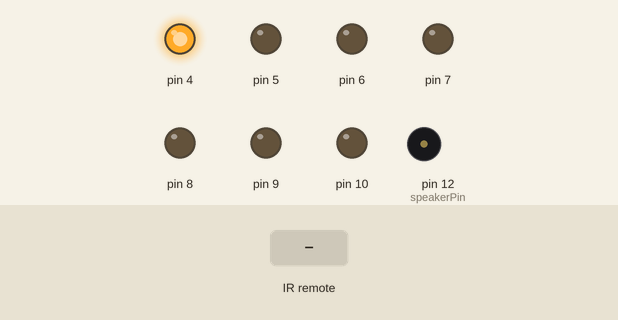
Simulated run of this sketch. Board: Arduino Uno, built with avr-gcc and run on an emulated ATmega328P. Parts: output pins drawn as LEDs (lit = HIGH), buzzer (waves = sounding). The test bench sets the inputs (shaded band).

Above: at 1.2 s.
1.3 s: infrared code 0xFFFFFFFF received
At 1.7 s:
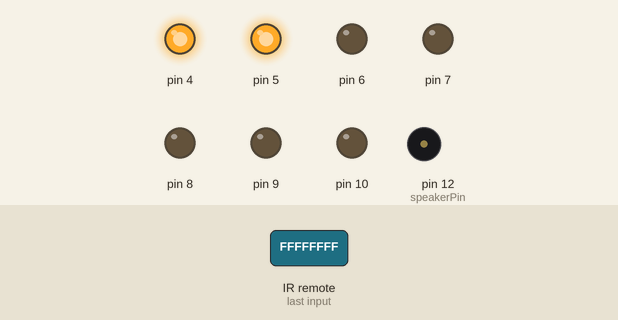
4.3 s: infrared code 0xFFA25D received
At 4.9 s:
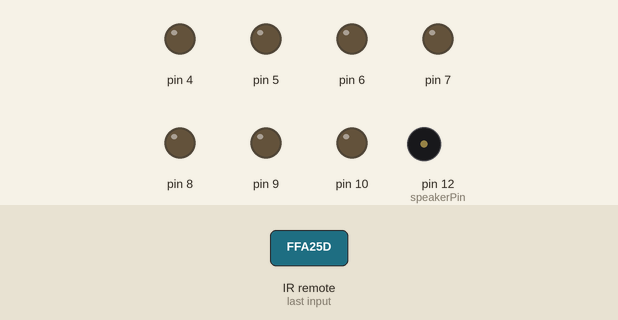
5.8 s: infrared code 0xFF629D received
At 7.0 s:
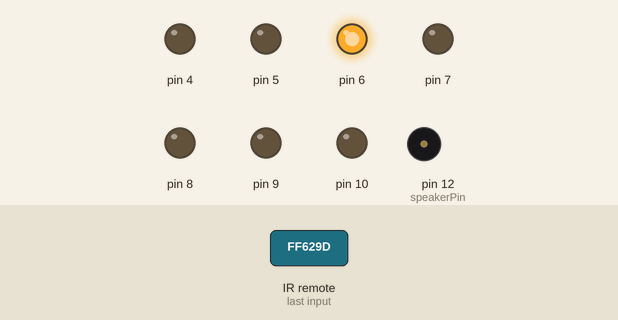
7.3 s: infrared code 0xFFE21D received
At 8.4 s:
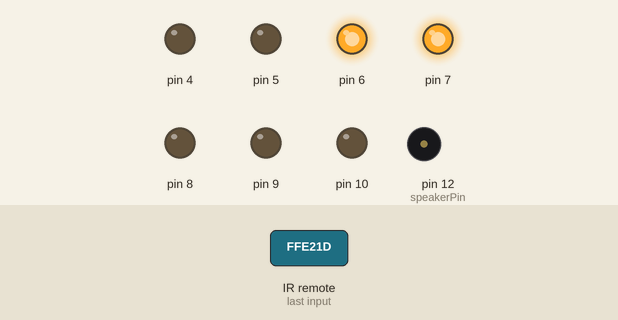
8.8 s: infrared code 0xFF22DD received
At 9.5 s:
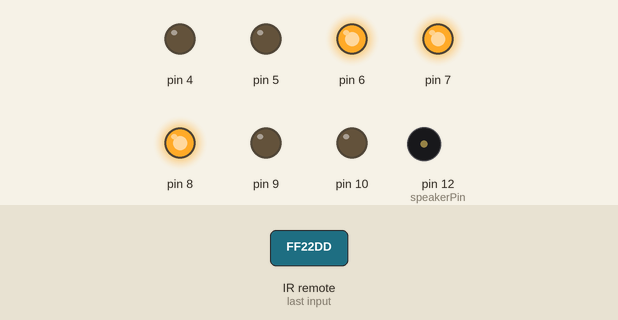
10.3 s: infrared code 0xFF02FD received
At 10.7 s:
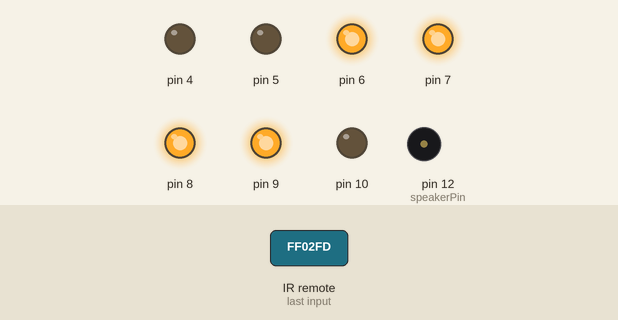
Timing chart, 0 to 12.8 s (numbered marks = the images above; inputs shaded):
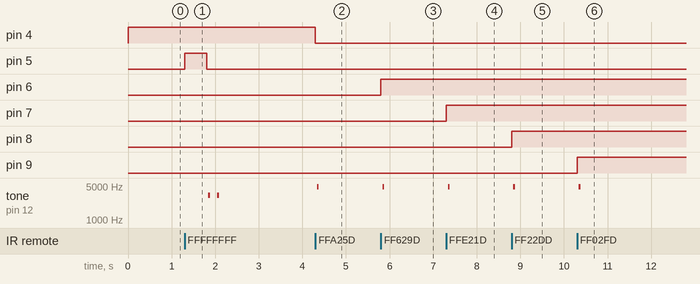

The sketch:

recepteurinfrarougecorrect.ino
```cpp
/*inclusion des bibliotèques utiles à ce projet*/
#include <IRremote.h> // include the IRremote library
#define RECEIVER_PIN 2 /* définir la broche du récepteur IR*/

/*#define outputCommand 8*/
/*byte sortie[outputCommand]; /*déclaration d'un tableau commandant 8 sorties*/
const byte multi= 4;
const byte defaut=5;
const byte circuitOrange = 6;
const byte circuitViolet = 7;
const byte circuitJaune = 8;
const byte circuitVert = 9;
const byte circuitBleu = 10;
unsigned long previousMillis = 0; /*on utilise la fonction millis en donnant uen valeur 0 au départ du microcontrôleur */
unsigned long currentMillis;/*récupère la valeur de millis lorsqu'elle est demandée*/
const int interval500mS = 500;/*cela représente 500ms */
const byte speakerPin= 12;

/*pin 12 commande buzzer, pin 4 commande multiplexage  */
/*pin5 led défaut code non reconnu,pin 6 commande circuit orange*/
/*pin 7 commande circuit rose, pin 8 commande circuit jaune */
/*pin9 commande circuit vert, pin 10 commande circuit bleu*/

IRrecv receiver(RECEIVER_PIN); // crée un objet receiver de la classe  IRrecv  et la lie à la broche d'entrée du récepteur (broche2 )
decode_results results; // crée une instance appelé results de la classe decode_results ,Cet objet stocke les valeurs décodées de l’objet récepteur. Nous accèderons à ces valeurs dans le reste du code.
unsigned long key_value = 0; // variable stockant la valeur de key value, la valeur du code HEXADECIMALE reçu"

void setup() {
receiver.enableIRIn(); //  initialision du récepteur avec la fonction  enableIRIn().

/*boucle d'initiation des sorties et mise à l'état haut pour la pin 4 */
   for(int i=4 ; i<=10 ; i++){// on définit les différentes commandes relais en sortie
     pinMode(i,OUTPUT);
     if(i==4){/*allumage multiplexage ,seule la sortie 4 est placée à l'état haut à l'initialisation*/
      pinMode(4,OUTPUT);
       digitalWrite(4,HIGH);
      }
     else{
   digitalWrite(i,LOW);//on les met en position 0 absence de commande des relais
     }
   }/*fermeture de la boucle for */
    pinMode(speakerPin,OUTPUT);
 }/*fermeture de void setup*/


void loop() {
    if (receiver.decode(&results)) { /* decode the received signal and store it in results*/
      if  (results.value == 0xFFFFFFFF)  { /* si la valeur est égale à 0xFFFFFFFF*/
      results.value = key_value; /* définit la valeur sur la valeur clé*/
       }     /*lorsque l'on appuie  continuellement sur une touche, on commence  à recevoir 0xFFFFFFFF de la télécommande. Cela signifie une répétition de la clé précédente. */


       /*un switch pour rechercher les différents codes reçus et commander les relais*/

       switch(results.value){ /* on compare le code de réception avec les codes proposés */
        case 0xFFA25D: toggleLED(4);buzSound(200,1200); break;// exécuter la fonction de multiplexage des leds
        delay(500);
        case 0xFF629D: toggleLED(6);buzSound(200,1200); break;// exécuter la fonction de bascule de la sortie sur la sortie orange
         delay(500);
        case 0xFFE21D: toggleLED(7);buzSound(200,1200);break;// exécuter la fonction de bascule de la sortie sur la sortie violette
         delay(500);
        case 0xFF22DD: toggleLED(8);buzSound(200,1200);break;// exécuter la fonction de bascule de la sortie sur la sortie jaune pale
          delay(500);
        case 0xFF02FD: toggleLED(9);buzSound(200,1200);break;// exécuter la fonction de bascule de la sortie sur la sortie verte
         delay(500);
        case 0xFFC23D: toggleLED(10);buzSound(200,1200);break;// exécuter la fonction de bascule de la sortie sur la sortie bleue
         delay(500);
        case 0xFFE01F: arretTotal();buzSound(200,1200);break;// exécuter la fonction de bascule de la sortie sur la sortie bleue
        delay(500);
        default:defaultCircuit();buzSoundDefault(300,600);break;
        delay(500);
     }
  /*à la fin de la boucle. Lorsque le code de répétition 0xFFFFFFFF est reçu, nous le remplaçons par la valeur de clé précédente que nous avons stockée comme
   key_value.*/
   key_value = results.value;/* stocke la valeur HEXADECIMALE reçue sous la forme key_value avant une nouvelle boucle */
   receiver.resume();// réinitialise le récepteur pour le code suivant
  /*la fonction  resume() est appelée, ce qui réinitialise le récepteur et le prépare à recevoir le code suivant.*/
   }
}

     void defaultCircuit(){
       digitalWrite(5,HIGH);
       delay(500);
       digitalWrite(5,LOW);

    }

   void  toggleLED (int pin)  { /*/ fonction pour mettre en service ou arrêter les relais */
           currentMillis = millis();
           if (currentMillis - previousMillis >= interval500mS) {
             previousMillis = currentMillis;
              if  ( digitalRead ( pin ) == HIGH )  { /* si le relais est excité*/
                 digitalWrite ( pin, LOW ) ; /* on le desexcite*/
              }
              else {
                  digitalWrite ( pin, HIGH ) ; /*  on excite le relais */
              }/*fermeture du else*/
           } /*fermeture du if de lecture du pin */
      }/*fermeture du void toggleLED*/

  void buzSound(int period,int duration){
    /*periode est un cycle de note
     duree est la durée de l'émission d'impulsions en milliseconde
     */
     int pulse= period/2;
     for(long i = 0; i < duration*1000;i += period){
      digitalWrite(speakerPin,HIGH);
      delayMicroseconds(pulse);
      digitalWrite(speakerPin,LOW);
      delayMicroseconds(pulse);
     }
  }

  void buzSoundDefault(int period,int duration){
      int pulse= period/2;
     for(long i = 0; i < duration*1000;i += period){
      digitalWrite(speakerPin,HIGH);
      delayMicroseconds(pulse);
      digitalWrite(speakerPin,LOW);
      delayMicroseconds(pulse);
     }
     delay(200);
      for(long i = 0; i < duration*1000;i += period){
      digitalWrite(speakerPin,HIGH);
      delayMicroseconds(pulse);
      digitalWrite(speakerPin,LOW);
      delayMicroseconds(pulse);
      }
  }

  void arretTotal(){
    for (int k=6;k<=10;k++){
      digitalWrite(k,LOW);
       }
  }
```

Measured:
- after the input at 1.3 s, pin 5: LOW → HIGH at once, → LOW 0.50 s later; tone on pin 12 (speakerPin): silent → 3248 Hz after 0.54 s, → silent 0.04 s later, → 3253 Hz 0.17 s later, → silent 0.04 s later
- after the input at 4.3 s, pin 4: HIGH → LOW at once; tone on pin 12 (speakerPin): silent → 4830 Hz at once, → silent 0.04 s later
- after the input at 5.8 s, pin 6: LOW → HIGH at once; tone on pin 12 (speakerPin): silent → 4830 Hz at once, → silent 0.04 s later
- after the input at 7.3 s, pin 7: LOW → HIGH at once; tone on pin 12 (speakerPin): silent → 4830 Hz at once, → silent 0.04 s later
- after the input at 8.8 s, pin 8: LOW → HIGH at once; tone on pin 12 (speakerPin): silent → 4830 Hz at once, → silent 0.04 s later
- after the input at 10.3 s, pin 9: LOW → HIGH at once; tone on pin 12 (speakerPin): silent → 4830 Hz at once, → silent 0.04 s later
